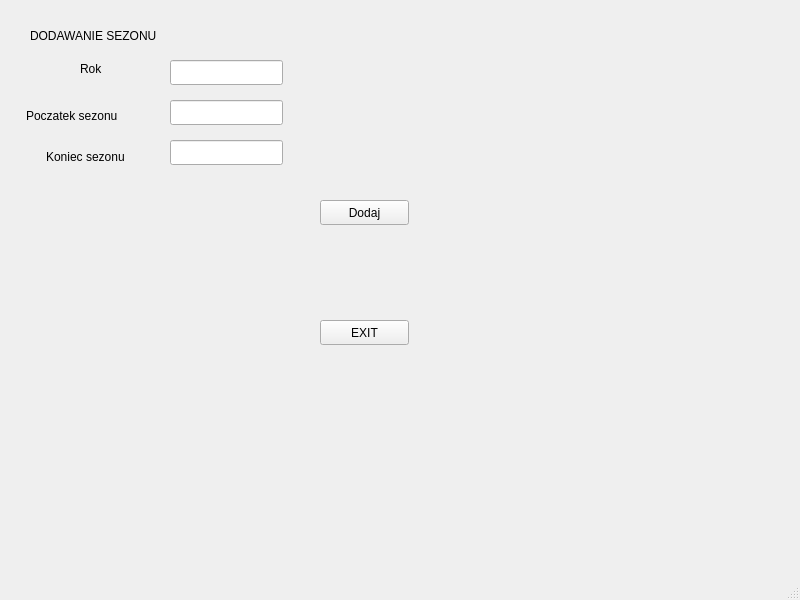
<?xml version="1.0" encoding="UTF-8"?>
<ui version="4.0">
 <class>MainWindow</class>
 <widget class="QMainWindow" name="MainWindow">
  <property name="geometry">
   <rect>
    <x>0</x>
    <y>0</y>
    <width>800</width>
    <height>600</height>
   </rect>
  </property>
  <property name="windowTitle">
   <string>MainWindow</string>
  </property>
  <widget class="QWidget" name="centralwidget">
   <widget class="QLabel" name="label">
    <property name="geometry">
     <rect>
      <x>30</x>
      <y>20</y>
      <width>171</width>
      <height>31</height>
     </rect>
    </property>
    <property name="text">
     <string>DODAWANIE SEZONU</string>
    </property>
   </widget>
   <widget class="QLineEdit" name="lineEdit">
    <property name="geometry">
     <rect>
      <x>170</x>
      <y>60</y>
      <width>113</width>
      <height>25</height>
     </rect>
    </property>
   </widget>
   <widget class="QLineEdit" name="lineEdit_2">
    <property name="geometry">
     <rect>
      <x>170</x>
      <y>100</y>
      <width>113</width>
      <height>25</height>
     </rect>
    </property>
   </widget>
   <widget class="QLineEdit" name="lineEdit_3">
    <property name="geometry">
     <rect>
      <x>170</x>
      <y>140</y>
      <width>113</width>
      <height>25</height>
     </rect>
    </property>
   </widget>
   <widget class="QLabel" name="label_2">
    <property name="geometry">
     <rect>
      <x>80</x>
      <y>60</y>
      <width>67</width>
      <height>17</height>
     </rect>
    </property>
    <property name="text">
     <string>Rok</string>
    </property>
   </widget>
   <widget class="QLabel" name="label_3">
    <property name="geometry">
     <rect>
      <x>26</x>
      <y>100</y>
      <width>131</width>
      <height>31</height>
     </rect>
    </property>
    <property name="text">
     <string>Poczatek sezonu</string>
    </property>
   </widget>
   <widget class="QLabel" name="label_4">
    <property name="geometry">
     <rect>
      <x>46</x>
      <y>146</y>
      <width>101</width>
      <height>21</height>
     </rect>
    </property>
    <property name="text">
     <string>Koniec sezonu</string>
    </property>
   </widget>
   <widget class="QPushButton" name="pushButton">
    <property name="geometry">
     <rect>
      <x>320</x>
      <y>200</y>
      <width>89</width>
      <height>25</height>
     </rect>
    </property>
    <property name="text">
     <string>Dodaj</string>
    </property>
   </widget>
   <widget class="QPushButton" name="pushButton_2">
    <property name="geometry">
     <rect>
      <x>320</x>
      <y>320</y>
      <width>89</width>
      <height>25</height>
     </rect>
    </property>
    <property name="text">
     <string>EXIT</string>
    </property>
   </widget>
  </widget>
  <widget class="QMenuBar" name="menubar">
   <property name="geometry">
    <rect>
     <x>0</x>
     <y>0</y>
     <width>800</width>
     <height>22</height>
    </rect>
   </property>
  </widget>
  <widget class="QStatusBar" name="statusbar"/>
 </widget>
 <resources/>
 <connections/>
</ui>
